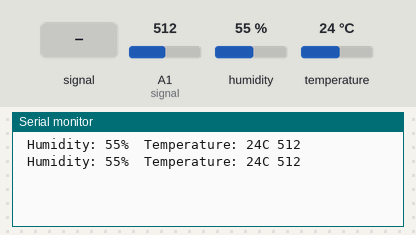
The sketch below on a simulated Arduino Uno, built with avr-gcc and run on an emulated ATmega328P. Shown: the last lines printed to the serial monitor. The inputs (shaded band) are chosen by the test bench; at power-on: humidity 55 %, A1 (signal) = 512, temperature 24 °C.

Above: at 2.8 s.
2.9 s: A1 (signal) fed a 200 Hz sine of ±81 counts around its level
At 4.6 s:
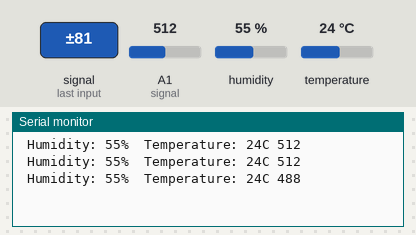
5.6 s: humidity set to 22 %
At 6.6 s:
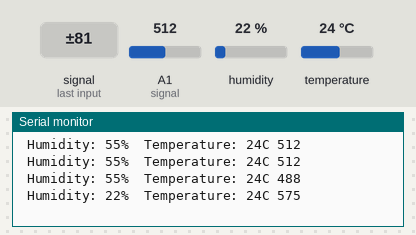
8.3 s: A1 (signal) set to 716
At 8.3 s:
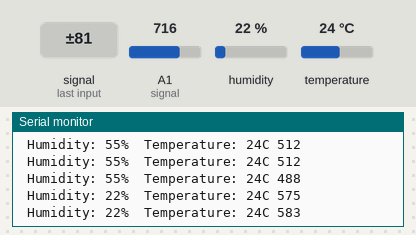
11.0 s: temperature set to 12 °C
At 12.6 s:
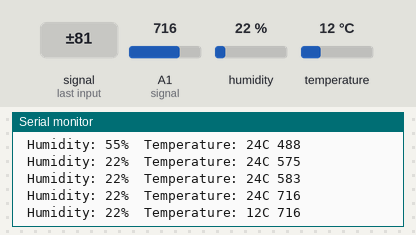
13.7 s: A1 (signal) fed a 1000 Hz sine of ±255 counts around its level
At 15.9 s:
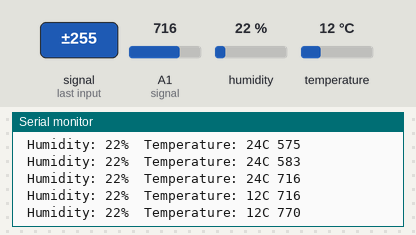
16.4 s: A1 (signal) set to 900
At 17.9 s:
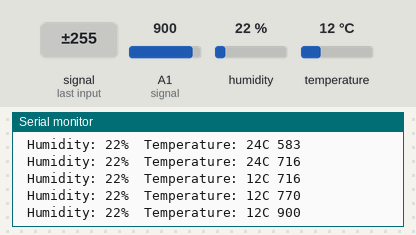
Timing chart, 0 to 19.4 s (numbered marks = the images above; inputs shaded):
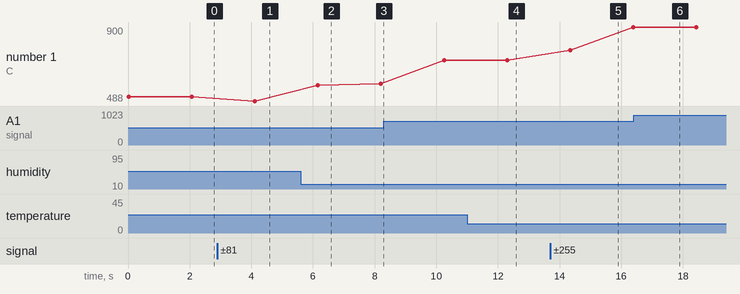

Measured:
- after the input at 2.9 s, the serial monitor: prints a new line after 1.2 s (image 1)
- after the input at 5.6 s, the serial monitor: prints a new line after 0.56 s (image 2)
- after the input at 11.0 s, the serial monitor: prints a new line after 1.3 s (image 4)
- after the input at 13.7 s, the serial monitor: prints a new line after 0.65 s (image 5)
- plotted number 1: 512 → 488 after the input at 2.9 s, 583 → 716 after the input at 8.3 s, 716 → 900 after the input at 13.7 s

The sketch:

KRUSHYA.ino
```cpp
#include "DHT.h"

#define DHTPIN 2
#define DHTTYPE DHT11
DHT dht(DHTPIN, DHTTYPE);
#include <SoftwareSerial.h>
SoftwareSerial bt(4, 5);
int moisture = 0;

void setup()
{
  pinMode(A0, OUTPUT);//power
  pinMode(A1, INPUT);//signal
  Serial.begin(9600);
  bt.begin(9600);
  dht.begin();
}

void loop()
{
   int h = dht.readHumidity();
    int t = dht.readTemperature();
    Serial.print(F(" Humidity: "));
  Serial.print(h);
  Serial.print(F("%  Temperature: "));
  Serial.print(t);
  Serial.print(F("C "));
   bt.print(t);
 bt.print(";");
 bt.print(h);
 bt.println(";");
  digitalWrite(A0, HIGH);
  delay(10);
  moisture = analogRead(A1);
  digitalWrite(A0, LOW);
  Serial.println(moisture);
  bt.print (moisture);
  delay(2000);
}
```
